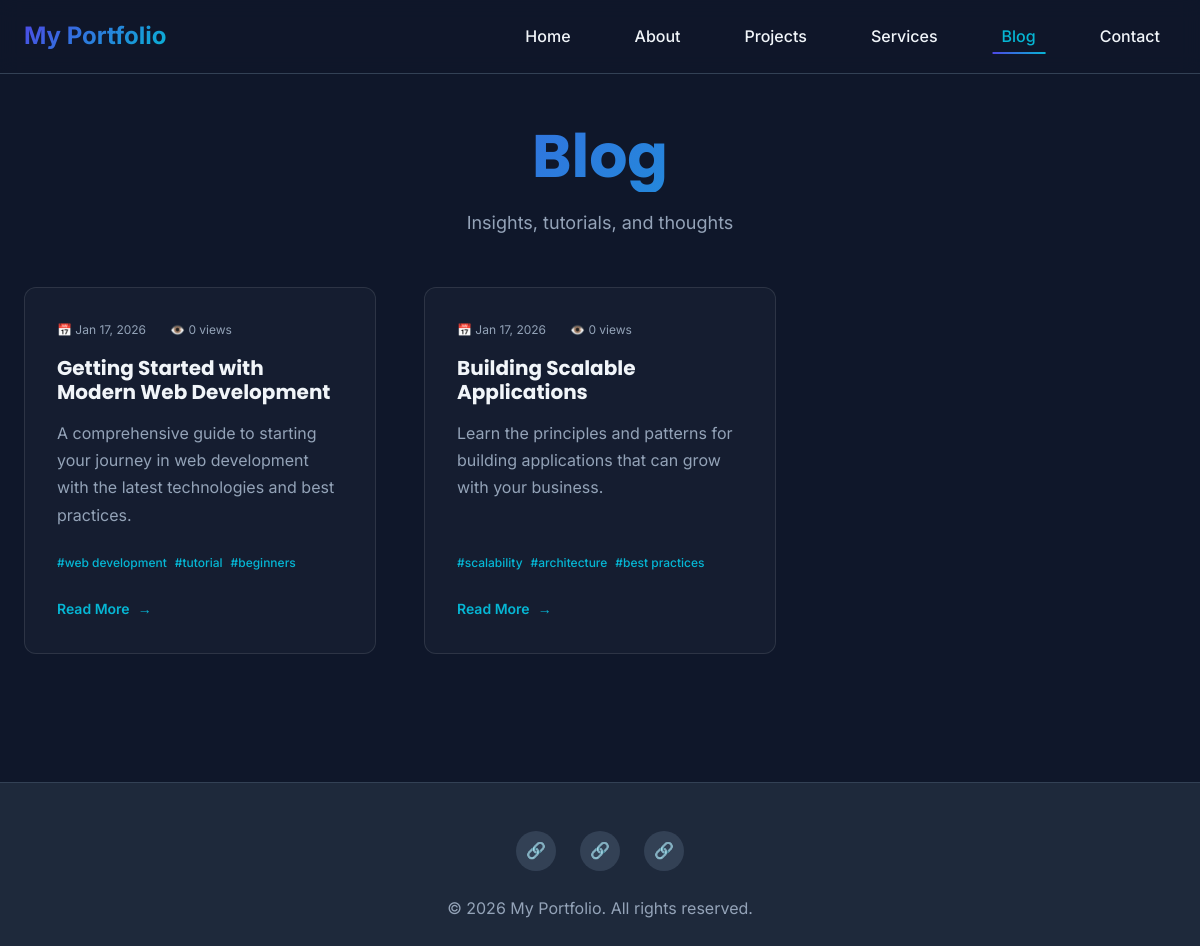
/public/blog.php, run on the app's committed database.
### tables this page shows
CREATE TABLE `blogs` (
  `id` int(11) NOT NULL AUTO_INCREMENT,
  `title` varchar(200) NOT NULL,
  `slug` varchar(255) NOT NULL,
  `excerpt` text DEFAULT NULL,
  `content` longtext NOT NULL,
  `image` varchar(255) DEFAULT NULL,
  `category` varchar(50) DEFAULT NULL,
  `tags` varchar(500) DEFAULT NULL COMMENT 'Comma-separated tags',
  `views` int(11) DEFAULT 0,
  `meta_title` varchar(200) DEFAULT NULL,
  `meta_description` text DEFAULT NULL,
  `status` enum('published','draft') DEFAULT 'draft',
  `created_at` timestamp NOT NULL DEFAULT CURRENT_TIMESTAMP,
  `updated_at` timestamp NOT NULL DEFAULT CURRENT_TIMESTAMP ON UPDATE CURRENT_TIMESTAMP,
  PRIMARY KEY (`id`),
  UNIQUE KEY `slug` (`slug`)
);

### config/database.php (called while the page is built, shortened)
<?php
class Database {
    private static $instance = null;
    private $connection;
    private function __construct() {
        try {
            $dsn = "mysql:host=" . DB_HOST . ";dbname=" . DB_NAME . ";charset=" . DB_CHARSET;
            $options = [
                PDO::ATTR_ERRMODE            => PDO::ERRMODE_EXCEPTION,
                PDO::ATTR_DEFAULT_FETCH_MODE => PDO::FETCH_ASSOC,
                PDO::ATTR_EMULATE_PREPARES   => false,
                PDO::MYSQL_ATTR_INIT_COMMAND => "SET NAMES " . DB_CHARSET
            ];
            $this->connection = new PDO($dsn, DB_USER, DB_PASS, $options);
        } catch (PDOException $e) {
            if (APP_ENV === 'development') {
                die("Database Connection Failed: " . $e->getMessage());
            } else {
                die("Database connection error. Please try again later.");
            }
        }
    }
    public static function getInstance() {
        if (self::$instance === null) {
            self::$instance = new Database();
        }
        return self::$instance;
    }
    public function getConnection() {
        return $this->connection;
    }
}

### app/models/Model.php (called while the page is built, shortened)
<?php
require_once dirname(__DIR__, 2) . '/config/database.php';
abstract class Model {
    protected $db;
    public function __construct() {
        $this->db = Database::getInstance()->getConnection();
    }
    protected function query($sql, $params = []) {
        $stmt = $this->db->prepare($sql);
        $stmt->execute($params);
        return $stmt;
    }
}

### app/models/Setting.php (called while the page is built, shortened)
<?php
require_once __DIR__ . '/Model.php';
class Setting extends Model {
    protected $table = 'settings';
    public function getAll() {
        $stmt = $this->db->query("SELECT setting_key, setting_value FROM {$this->table}");
        $settings = $stmt->fetchAll(PDO::FETCH_KEY_PAIR);
        return $settings;
    }
}

### app/helpers/helpers.php (called while the page is built, shortened)
<?php
function clean($data) {
    return htmlspecialchars($data ?? '', ENT_QUOTES, 'UTF-8');
}
function formatDate($date, $format = 'M d, Y') {
    return date($format, strtotime($date));
}

### app/models/Blog.php (called while the page is built, shortened)
<?php
require_once __DIR__ . '/Model.php';
require_once dirname(__DIR__) . '/helpers/helpers.php';
class Blog extends Model {
    protected $table = 'blogs';
    public function getPublished($limit = 10, $offset = 0) {
        $sql = "SELECT * FROM {$this->table} WHERE status = 'published'
                ORDER BY created_at DESC LIMIT ? OFFSET ?";
        return $this->query($sql, [$limit, $offset])->fetchAll();
    }
}

### public/blog.php (the view, shortened to what this page needs)
<?php
require_once __DIR__ . '/../config/database.php';
require_once __DIR__ . '/../app/helpers/helpers.php';
require_once __DIR__ . '/../app/models/Blog.php';
require_once __DIR__ . '/../app/models/Setting.php';
$blogModel = new Blog();
$settingModel = new Setting();
$page = isset($_GET['page']) ? (int)$_GET['page'] : 1;
$limit = BLOG_PER_PAGE;
$offset = ($page - 1) * $limit;
$blogs = $blogModel->getPublished($limit, $offset);
$settings = $settingModel->getAll();
include __DIR__ . '/../includes/header.php';
include __DIR__ . '/../includes/navbar.php';
?>
<section class="section" style="padding-top: 120px;">
    <div class="container">
        <div class="section-header" data-aos="fade-up">
            <h1 class="section-title">Blog</h1>
            <p class="section-subtitle">Insights, tutorials, and thoughts</p>
        </div>
        <?php if (empty($blogs)): ?>
            <div class="empty-state" data-aos="fade-up">
                <div style="font-size: 4rem; margin-bottom: 1rem;">📝</div>
                <h3>No Blog Posts Yet</h3>
                <p class="text-muted">Check back soon for interesting articles!</p>
            </div>
        <?php else: ?>
            <div class="blog-grid">
                <?php foreach ($blogs as $index => $blog): ?>
                    <article class="blog-card" data-aos="fade-up" data-aos-delay="<?php echo ($index % 3) * 100; ?>">
                        <div class="blog-content">
                            <div class="blog-meta">
                                <span class="blog-date">📅 <?php echo formatDate($blog['created_at'], 'M d, Y'); ?></span>
                                <span class="blog-views">👁️ <?php echo number_format($blog['views']); ?> views</span>
                            </div>
                            <h2 class="blog-title">
                                <a href="blog-details.php?slug=<?php echo urlencode($blog['slug']); ?>">
                                    <?php echo clean($blog['title']); ?>
                                </a>
                            </h2>
                            <?php if ($blog['excerpt']): ?>
                                <p class="blog-excerpt"><?php echo clean($blog['excerpt']); ?></p>
                            <?php else: ?>
                                <p class="blog-excerpt"><?php echo clean(truncate(strip_tags($blog['content']), 150)); ?></p>
                            <?php endif; ?>
                            <?php if (!empty($blog['tags'])): ?>
                                <div class="blog-tags">
                                    <?php
                                    $tags = array_filter(array_map('trim', explode(',', $blog['tags'])));
                                    foreach (array_slice($tags, 0, 3) as $tag):
                                    ?>
                                        <span class="blog-tag">#<?php echo clean(ltrim($tag, '#')); ?></span>
                                    <?php endforeach; ?>
                                </div>
                            <?php endif; ?>
                            <a href="blog-details.php?slug=<?php echo urlencode($blog['slug']); ?>" class="read-more-btn">
                                <span>Read More</span>
                                <span>→</span>
                            </a>
                        </div>
                    </article>
                <?php endforeach; ?>
            </div>
        <?php endif; ?>
    </div>
</section>
<?php include __DIR__ . '/../includes/footer.php'; ?>
<link rel="stylesheet" href="https://unpkg.com/aos@2.3.1/dist/aos.css">

### includes/header.php (shortened to what this page needs)
<!DOCTYPE html>
<html lang="en">
<head>
    <link rel="stylesheet" href="<?php echo ASSETS_URL; ?>/css/style.css">
    <link rel="stylesheet" href="https://cdnjs.cloudflare.com/ajax/libs/font-awesome/6.4.0/css/all.min.css">
    <link rel="stylesheet" href="https://kit.fontawesome.com/a076d05399.js">
</head>
<body>

### includes/navbar.php (shortened to what this page needs)
<?php
$currentPage = basename($_SERVER['PHP_SELF'], '.php');
$isRoot = ($currentPage === 'index' && strpos($_SERVER['PHP_SELF'], '/public/') === false);
$prefix = $isRoot ? 'public/' : '';
?>
<nav class="navbar">
    <div class="container nav-container">
        <a href="<?php echo $isRoot ? './' : '../'; ?>index" class="nav-logo"><?php echo clean($settings['site_name'] ?? 'Portfolio'); ?></a>
        <ul class="nav-menu">
            <li><a href="<?php echo $prefix; ?>index" class="nav-link <?php echo $currentPage === 'index' ? 'active' : ''; ?>">Home</a></li>
            <li><a href="<?php echo $prefix; ?>about" class="nav-link <?php echo $currentPage === 'about' ? 'active' : ''; ?>">About</a></li>
            <li><a href="<?php echo $prefix; ?>projects" class="nav-link <?php echo $currentPage === 'projects' ? 'active' : ''; ?>">Projects</a></li>
            <li><a href="<?php echo $prefix; ?>services" class="nav-link <?php echo $currentPage === 'services' ? 'active' : ''; ?>">Services</a></li>
            <li><a href="<?php echo $prefix; ?>blog" class="nav-link <?php echo $currentPage === 'blog' ? 'active' : ''; ?>">Blog</a></li>
            <li><a href="<?php echo $prefix; ?>contact" class="nav-link <?php echo $currentPage === 'contact' ? 'active' : ''; ?>">Contact</a></li>
        </ul>
    </div>
</nav>

### includes/footer.php (shortened to what this page needs)
<?php
$socialLinks = [
    'github' => $settings['social_github'] ?? '',
    'linkedin' => $settings['social_linkedin'] ?? '',
    'twitter' => $settings['social_twitter'] ?? '',
    'instagram' => $settings['social_instagram'] ?? '',
    'youtube' => $settings['social_youtube'] ?? '',
];
?>
<footer class="footer">
    <div class="container">
        <div class="social-links">
            <?php foreach ($socialLinks as $platform => $url): ?>
                <?php if ($url): ?>
                    <a href="<?php echo clean($url); ?>" target="_blank" rel="noopener noreferrer" class="social-link" title="<?php echo ucfirst($platform); ?>">
                        <?php
                        $icons = [
                            'github' => '<i class="fab fa-github"></i>',
                            'linkedin' => '<i class="fab fa-linkedin"></i>',
                            'twitter' => '<i class="fab fa-twitter"></i>',
                            'instagram' => '<i class="fab fa-instagram"></i>',
                            'youtube' => '<i class="fab fa-youtube"></i>',
                        ];
                        echo $icons[$platform] ?? '🔗';
                        ?>
                    </a>
                <?php endif; ?>
            <?php endforeach; ?>
        </div>
        <p class="text-muted">
            &copy; <?php echo date('Y'); ?> <?php echo clean($settings['site_name'] ?? 'Prahlad Mahour'); ?>. All rights reserved.
        </p>
    </div>
</footer>
</body>
</html>

### assets/css/style.css (style rules this page uses)
:root { --color-primary: #4F46E5; --color-primary-dark: #4338CA; --color-primary-light: #6366F1; --color-accent: #06B6D4; --color-accent-dark: #0891B2; --color-bg: #0F172A; --color-bg-light: #1E293B; --color-bg-lighter: #334155; --color-text: #F1F5F9; --color-text-muted: #94A3B8; --color-border: #334155; --gradient-primary: linear-gradient(135deg, var(--color-primary) 0%, var(--color-accent) 100%); --gradient-card: linear-gradient(135deg, rgba(79, 70, 229, 0.1) 0%, rgba(6, 182, 212, 0.1) 100%); --font-primary: 'Inter', 'Segoe UI', system-ui, sans-serif; --font-heading: 'Poppins', 'Inter', sans-serif; --spacing-xs: 0.5rem; --spacing-sm: 1rem; --spacing-md: 1.5rem; --spacing-lg: 2rem; --spacing-xl: 3rem; --spacing-2xl: 4rem; --shadow-sm: 0 2px 8px rgba(0, 0, 0, 0.1); --shadow-md: 0 4px 16px rgba(0, 0, 0, 0.15); --shadow-lg: 0 8px 32px rgba(0, 0, 0, 0.2); --shadow-glow: 0 0 20px rgba(79, 70, 229, 0.3); --border-radius: 12px; --transition: all 0.3s cubic-bezier(0.4, 0, 0.2, 1); }
* { margin: 0; padding: 0; box-sizing: border-box; }
html { scroll-behavior: smooth; }
body { font-family: var(--font-primary); background-color: var(--color-bg); color: var(--color-text); line-height: 1.7; font-size: 16px; overflow-x: hidden; }
h1, h2, h3, h4, h5, h6 { font-family: var(--font-heading); font-weight: 700; line-height: 1.2; margin-bottom: var(--spacing-sm); }
h1 { font-size: clamp(2.5rem, 5vw, 4rem); }
h2 { font-size: clamp(2rem, 4vw, 3rem); }
a { color: var(--color-accent); text-decoration: none; transition: var(--transition); }
.container { max-width: 1200px; margin: 0 auto; padding: 0 var(--spacing-md); }
.section { padding: var(--spacing-2xl) 0; position: relative; }
.section-header { text-align: center; margin-bottom: var(--spacing-xl); }
.section-title { background: var(--gradient-primary); -webkit-background-clip: text; -webkit-text-fill-color: transparent; background-clip: text; color: transparent; margin-bottom: var(--spacing-sm); }
.section-subtitle { color: var(--color-text-muted); font-size: 1.125rem; }
.navbar { position: fixed; top: 0; left: 0; right: 0; z-index: 1000; background: rgba(15, 23, 42, 0.8); backdrop-filter: blur(10px); border-bottom: 1px solid var(--color-border); padding: var(--spacing-sm) 0; transition: var(--transition); }
.nav-container { display: flex; justify-content: space-between; align-items: center; }
.nav-logo { font-size: 1.5rem; font-weight: 700; background: var(--gradient-primary); -webkit-background-clip: text; background-clip: text; -webkit-text-fill-color: transparent; }
.nav-menu { display: flex; list-style: none; gap: var(--spacing-lg); align-items: center; }
.nav-link { color: var(--color-text); font-weight: 500; padding: var(--spacing-xs) var(--spacing-sm); border-radius: var(--border-radius); transition: var(--transition); position: relative; }
.nav-link:hover, .nav-link.active { color: var(--color-accent); }
.nav-link::after { content: ''; position: absolute; bottom: 0; left: 50%; transform: translateX(-50%); width: 0; height: 2px; background: var(--gradient-primary); transition: width 0.3s ease; }
.nav-link:hover::after, .nav-link.active::after { width: 80%; }
.footer { background: var(--color-bg-light); border-top: 1px solid var(--color-border); padding: var(--spacing-xl) 0 var(--spacing-md); text-align: center; }
.social-links { display: flex; justify-content: center; gap: var(--spacing-md); margin-bottom: var(--spacing-md); }
.social-link { width: 40px; height: 40px; display: flex; align-items: center; justify-content: center; background: var(--color-bg-lighter); border-radius: 50%; transition: var(--transition); }
[data-aos] { transition-duration: 0.8s; }
.text-muted { color: var(--color-text-muted); }

### data on the page
blogs: created_at "Jan 17, 2026", views "0", title "Getting Started with Modern Web Development", excerpt "A comprehensive guide to starting your journey in web development with the latest technologies and best practices.", tags "web development", tags "tutorial", tags "beginners"
blogs: created_at "Jan 17, 2026", views "0", title "Building Scalable Applications", excerpt "Learn the principles and patterns for building applications that can grow with your business.", tags "scalability", tags "architecture", tags "best practices"

### other printed values
$settings['site_name'] "My Portfolio"
$icons[$platform] "🔗"
